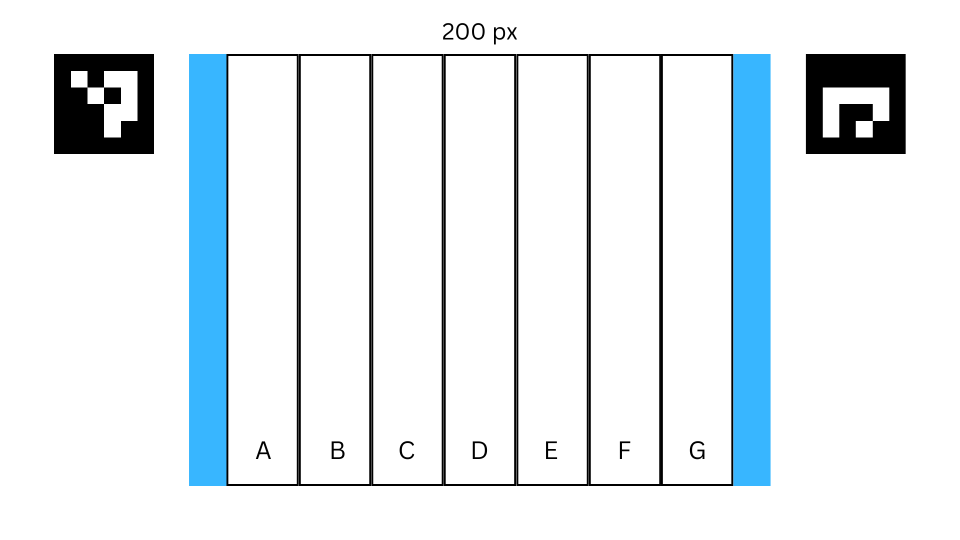
#> input picture Machine_Learning_Course/Images/ArUco_Markers/Digital Piano/aruco_marker_detect_piano_2_blue_partial_200.png, 1920 x 1080 px, found by its file name (shown at 1/2 size)
$ python DetectAruco.py
#> lines starting #> are read from the running program, lines starting #| are printed output that depends on the picture
import cv2
import numpy as np

# Load image
img = cv2.imread("Machine-Learning-Evidence/Machine_Learning_Course/Images/ArUco_Markers/Digital Piano/aruco_marker_detect_piano_2_blue_partial_200.png")
#> img is the input picture: shape (1080, 1920, 3); mean B, G, R 240.4, 235.9, 228.1
# img = cv2.imread("Machine_Learning_Course/Code/ArUco_Markers/Creating_an_aruco_marker/aruco_marker_detect_four_100.png")

# Convert to grayscale (ArUco works best on grayscale)
img = cv2.resize(img, [1280, 720])
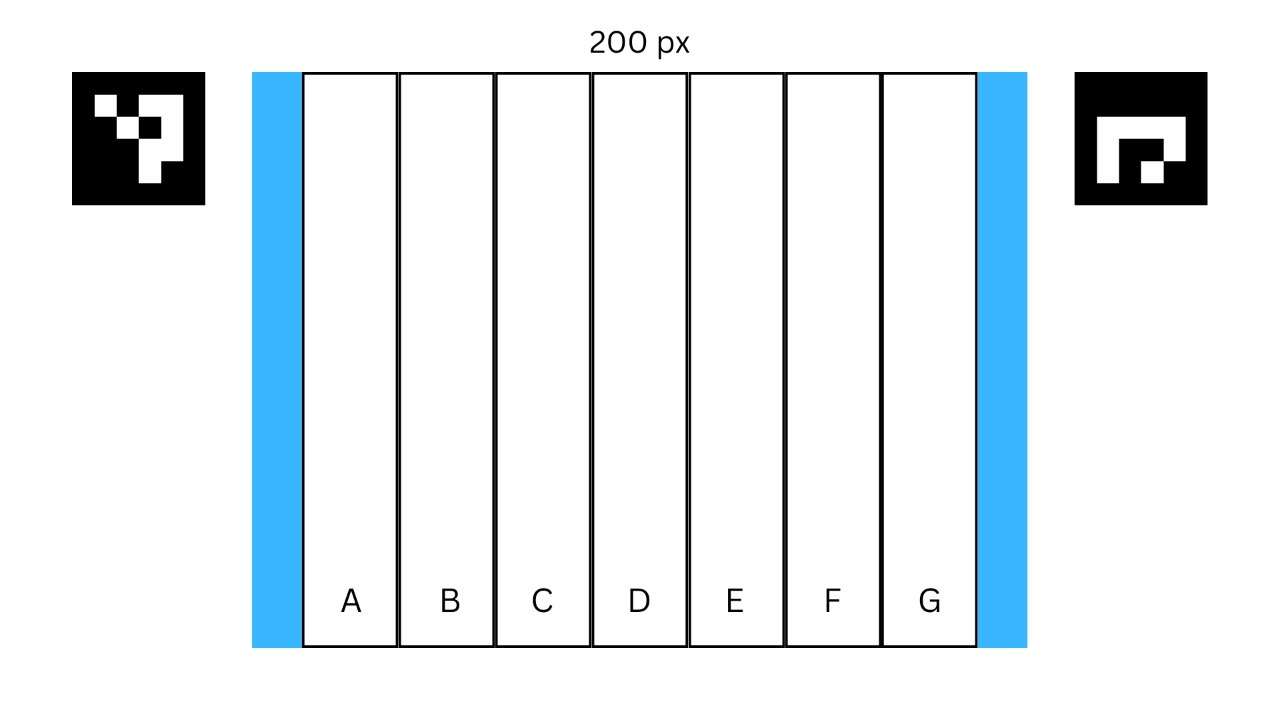
#> img: shape (720, 1280, 3); mean B, G, R 240.4, 235.9, 228.1
gray = cv2.cvtColor(img, cv2.COLOR_BGR2GRAY)
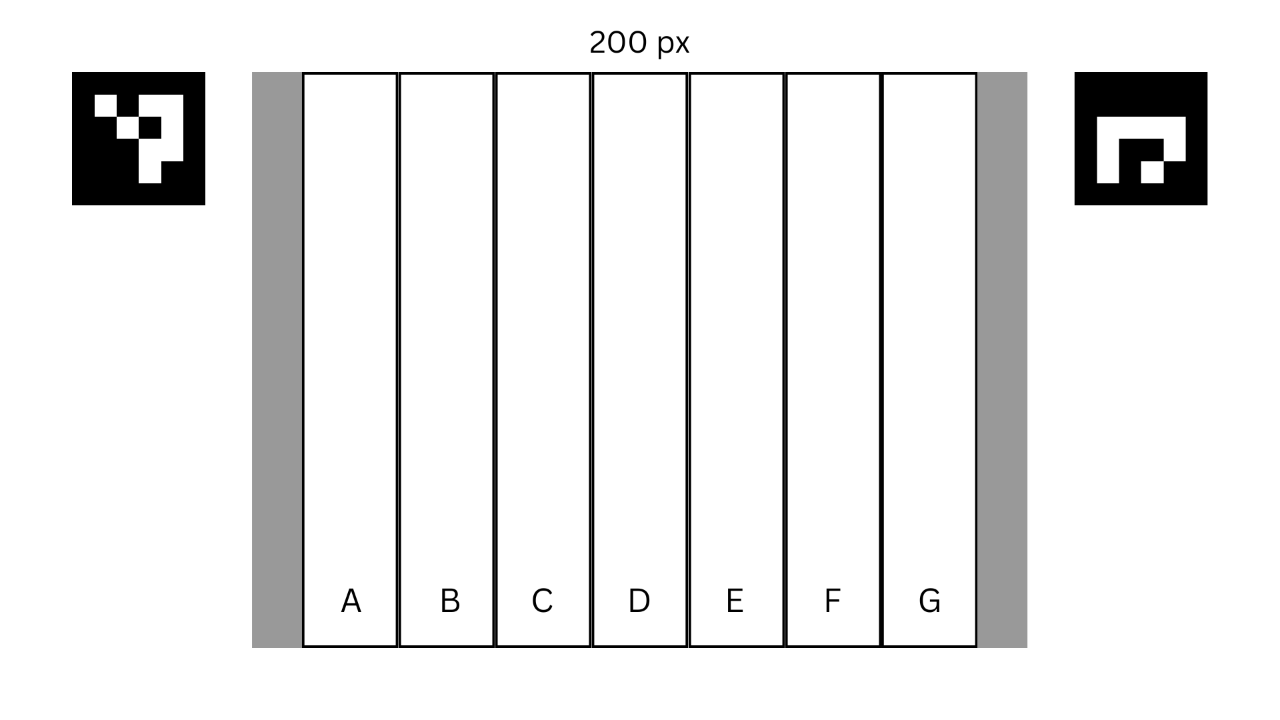
#> gray: shape (720, 1280); min 0, max 255, mean 234.1

# Load dictionary and parameters
aruco_dict = cv2.aruco.getPredefinedDictionary(cv2.aruco.DICT_4X4_50)
parameters = cv2.aruco.DetectorParameters()

# Detect markers
detector = cv2.aruco.ArucoDetector(aruco_dict, parameters)
corners, ids, rejected_pts = detector.detectMarkers(gray)
#> corners = ([[1074, 72], [1207, 72], [1207, 204], [1074, 204]], [[72, 72], [204, 72], [204, 204], [72, 204]]); ids = [1, 0]; rejected_pts = 9 items

print(corners)
#| (array([[[1074.,   72.],
#|         [1207.,   72.],
#|         [1207.,  204.],
#|         [1074.,  204.]]], dtype=float32), array([[[ 72.,  72.],
#|         [204.,  72.],
#|         [204., 204.],
#|         [ 72., 204.]]], dtype=float32))

# Draw detected markers
detected_img = cv2.aruco.drawDetectedMarkers(img.copy(), corners, ids)
#> (the run stopped early here; a loop or call above may not have finished)
